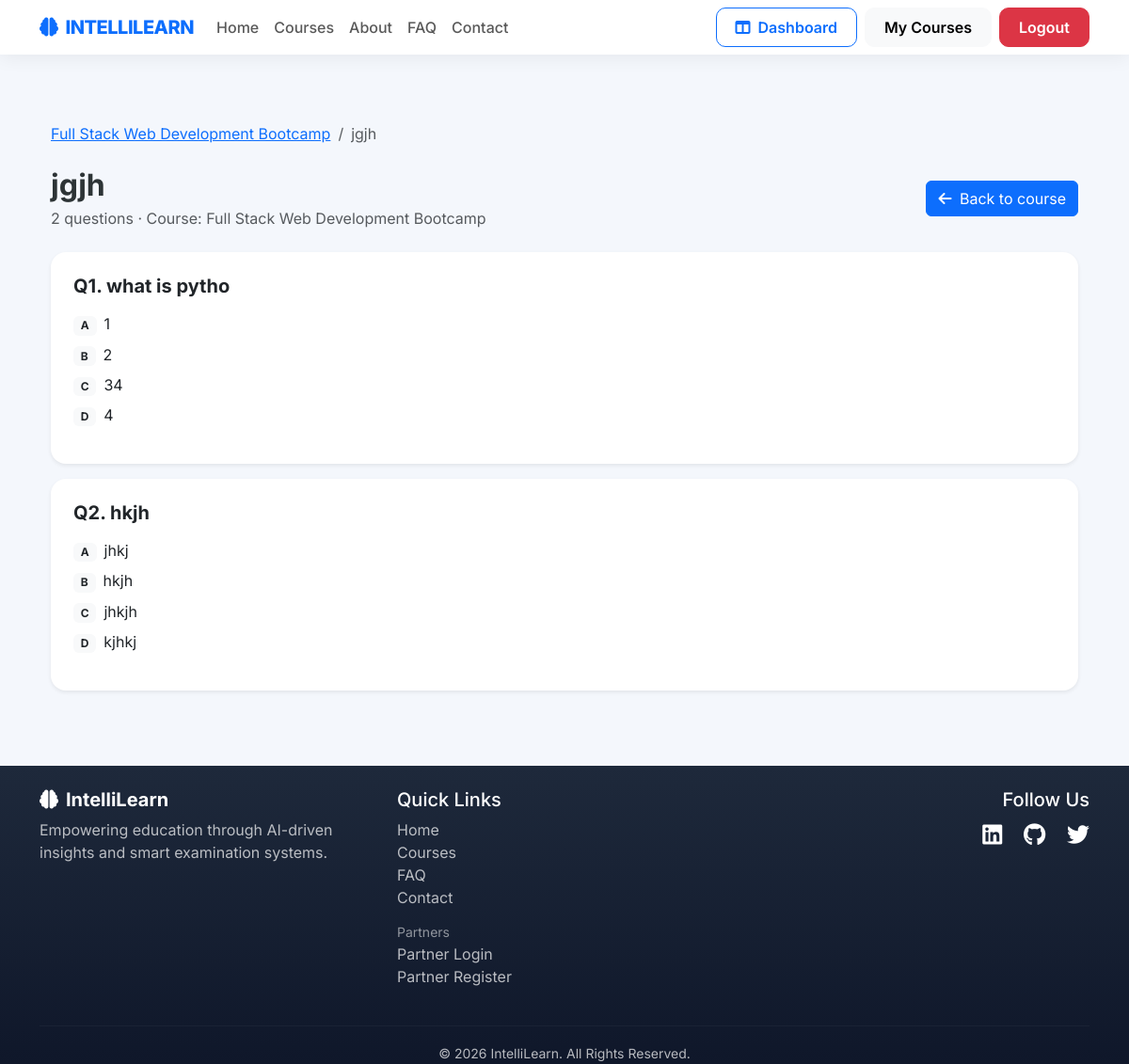
Screenshot of /quiz/2/ (signed in) with the database file from the repository.
### courses/models.py (models this page shows, shortened)
class Course(models.Model):
    title = models.CharField(max_length=200)
    description = models.TextField()
    price = models.DecimalField(
        max_digits=8,
        decimal_places=2
    )
    duration = models.CharField(max_length=100)
    instructor = models.ForeignKey(
        Instructor,
        on_delete=models.CASCADE
    )
    thumbnail = models.ImageField(
        upload_to='course_thumbnails/'
    )
    banner = models.ImageField(
        upload_to='course_banners/',
        blank=True,
        null=True
    )
    what_you_will_learn = models.TextField(
        help_text="Add learning outcomes"
    )
    curriculum = models.TextField(
        help_text="Add syllabus or topics"
    )
    certificate_info = models.TextField(
        blank=True,
        null=True
    )
    requirements = models.TextField(
        blank=True,
        null=True
    )
    target_audience = models.TextField(
        blank=True,
        null=True
    )
    is_active = models.BooleanField(default=True)
    created_at = models.DateTimeField(
        auto_now_add=True
    )
    updated_at = models.DateTimeField(
        auto_now=True
    )
    institute = models.ForeignKey(
    Institute,
    on_delete=models.CASCADE,
    null=True,
    blank=True
)

### exam/models.py (models this page shows, shortened)
class Quiz(models.Model):
    course = models.ForeignKey(
        Course,
        on_delete=models.CASCADE,
        related_name='quizzes'
    )
    title = models.CharField(max_length=200)
    created_at = models.DateTimeField(auto_now_add=True)

class Question(models.Model):
    quiz = models.ForeignKey(
        Quiz,
        on_delete=models.CASCADE,
        related_name='questions'
    )
    question = models.TextField()
    option1 = models.CharField(max_length=255)
    option2 = models.CharField(max_length=255)
    option3 = models.CharField(max_length=255)
    option4 = models.CharField(max_length=255)
    correct_answer = models.CharField(
        max_length=255
    )

### exam/views.py (the view)
@login_required
def view_quiz(request, quiz_pk):
    quiz = get_object_or_404(
        Quiz.objects.select_related('course'),
        pk=quiz_pk
    )
    questions = quiz.questions.all()
    can_manage_course = user_can_manage_course(request.user, quiz.course)
    return render(
        request,
        'exam/view_quiz.html',
        {
            'quiz': quiz,
            'course': quiz.course,
            'questions': questions,
            'can_manage_course': can_manage_course,
        }
    )

### courses/permissions.py (called while the page is built)
def user_can_manage_course(user, course):
    if not user.is_authenticated:
        return False
    institute = Institute.objects.filter(user=user).first()
    if institute and course.institute_id == institute.id:
        return True
    instructor = Instructor.objects.filter(user=user).first()
    if instructor and course.instructor_id == instructor.id:
        return True
    return False

### main/context_processors.py (called while the page is built)
def user_navigation(request):
    is_institute_user = False
    is_instructor_user = False
    is_student_user = False
    if request.user.is_authenticated:
        is_institute_user = Institute.objects.filter(user=request.user).exists()
        is_instructor_user = Instructor.objects.filter(user=request.user).exists()
        is_student_user = not is_institute_user and not is_instructor_user
    return {
        'is_institute_user': is_institute_user,
        'is_instructor_user': is_instructor_user,
        'is_student_user': is_student_user,
    }

### exam/templates/exam/view_quiz.html (shortened to what this page needs)
{% extends 'main/base.html' %}
{% block content %}
<div class="container py-5">
    <nav aria-label="breadcrumb" class="mb-4">
        <ol class="breadcrumb">
            <li class="breadcrumb-item"><a href="{% url 'course_detail' course.pk %}">{{ course.title }}</a></li>
            <li class="breadcrumb-item active">{{ quiz.title }}</li>
        </ol>
    </nav>
    <div class="d-flex flex-column flex-md-row justify-content-between align-items-md-center gap-3 mb-4">
        <div>
            <h2 class="fw-bold mb-1">{{ quiz.title }}</h2>
            <p class="text-muted mb-0">
                {{ questions|length }} question{{ questions|length|pluralize }}
                · Course: {{ course.title }}
            </p>
        </div>
        <div class="d-flex flex-wrap gap-2">
            <a href="{% url 'course_detail' course.pk %}?tab=quiz" class="btn btn-primary">
                <i class="fas fa-arrow-left me-1"></i> Back to course
            </a>
        </div>
    </div>
    {% if questions %}
    {% for question in questions %}
    <div class="card border-0 shadow-sm rounded-4 mb-3">
        <div class="card-body p-4">
            <h5 class="fw-bold mb-3">Q{{ forloop.counter }}. {{ question.question }}</h5>
            <ul class="list-unstyled mb-3">
                <li class="mb-2"><span class="badge bg-light text-dark me-2">A</span>{{ question.option1 }}</li>
                <li class="mb-2"><span class="badge bg-light text-dark me-2">B</span>{{ question.option2 }}</li>
                <li class="mb-2"><span class="badge bg-light text-dark me-2">C</span>{{ question.option3 }}</li>
                <li class="mb-2"><span class="badge bg-light text-dark me-2">D</span>{{ question.option4 }}</li>
            </ul>
        </div>
    </div>
    {% endfor %}
    {% endif %}
</div>
{% endblock %}

### static/css/theme.css (style rules this page uses)
:root { --il-primary: #0d6efd; --il-primary-dark: #0a2647; --il-gradient-soft: linear-gradient(135deg, #ffffff 0%, #f0f7ff 100%); --il-shadow-sm: 0 4px 20px rgba(0, 0, 0, 0.06); --il-shadow-md: 0 12px 40px rgba(13, 110, 253, 0.12); --il-radius: 16px; --il-transition: 0.3s cubic-bezier(0.4, 0, 0.2, 1); }
body { background: #f4f7fc; }

### main/templates/main/base.html (style rules this page uses)
body { font-family: 'Inter', sans-serif; color: #2d3436; }

### rows the page displays
Course: title "Full Stack Web Development Bootcamp"
Quiz: title "jgjh"
Question: question "what is pytho", option1 "1", option2 "2", option3 "34", option4 "4"
Question: question "hkjh", option1 "jhkj", option2 "hkjh", option3 "jhkjh", option4 "kjhkj"

### other values shown
{{ questions|length }} "2"
